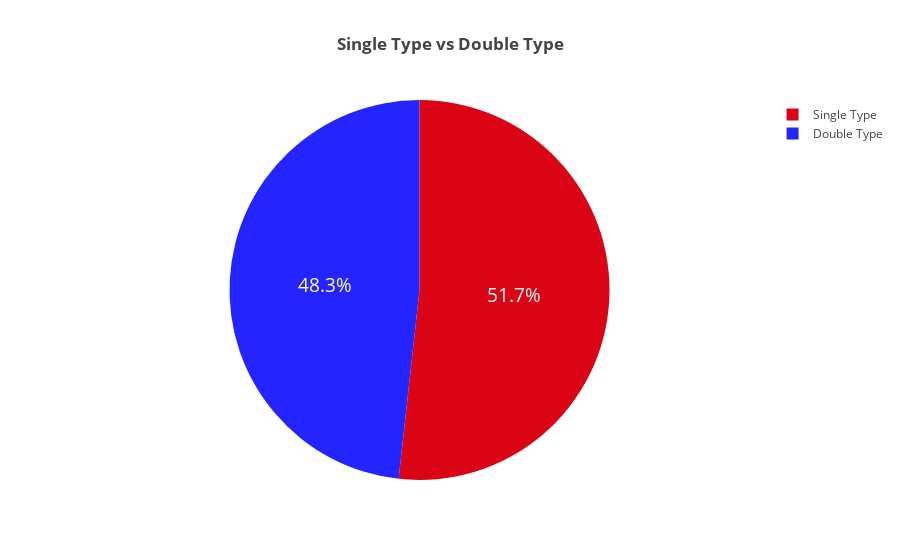

Notebook cell for this chart:
### Code cell
# Make bar chart to compare between pokes who have 2 type and who don't
labels = ['Single Type', 'Double Type']
notype2 = [len(df[df['Type 2'] != '']), len(df[df['Type 2'] == '']) ]

trace = go.Pie(labels=labels,
               values=notype2,
               textfont=dict(size=19, color='#FFFFFF'),
               marker=dict(
                   colors=['#DB0415', '#2424FF'] 
               )
              )

layout = go.Layout(title = '<b>Single Type vs Double Type</b>')
data = [trace]
fig = go.Figure(data=data, layout=layout)

iplot(fig)

### Figure 1 — Plotly figure (JSON) as saved in the notebook; plotly's stock layout.template omitted (floating-point values rounded to 4 significant figures)
{"data": [{"labels": ["Single Type", "Double Type"], "marker": {"colors": ["#DB0415", "#2424FF"]}, "textfont": {"color": "#FFFFFF", "size": 19}, "type": "pie", "uid": "4aca5e0a-63af-468c-9e95-51adf6300ca2", "values": [414, 386]}], "layout": {"title": {"text": "<b>Single Type vs Double Type</b>"}}}
